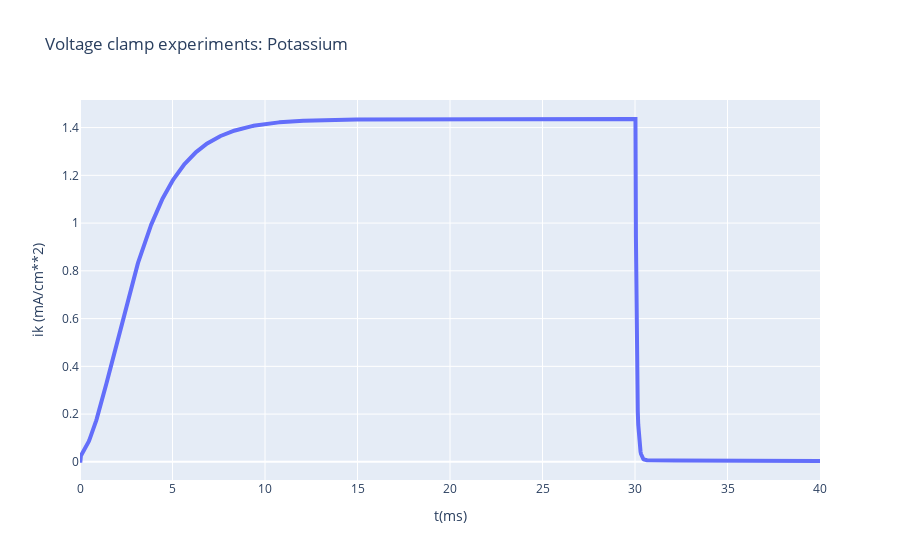

The notebook cell this image was saved under:
### Code cell
import plotly
import plotly.graph_objects as go
# plot potassium
k_fig = go.Figure()
k_fig.add_trace(go.Scatter(x=t, y=ik, name=f"V={v}", line={"width": 4}))

k_fig.update_layout(dict(
    xaxis_title="t(ms)",
    yaxis_title="ik (mA/cm**2)",
    title="Voltage clamp experiments: Potassium"
))

### Figure 1 — Plotly figure (JSON) as saved in the notebook; plotly's stock layout.template omitted (floating-point values rounded to 4 significant figures; data arrays with more than 128 entries replaced by an {"elided": "..."} marker saying what was removed)
{"data": [{"line": {"width": 4}, "name": "V=Vector[19]", "type": "scatter", "x": {"elided": "1601 float values"}, "y": {"elided": "1601 float values"}}], "layout": {"title": {"text": "Voltage clamp experiments: Potassium"}, "xaxis": {"title": {"text": "t(ms)"}}, "yaxis": {"title": {"text": "ik (mA/cm**2)"}}}}
